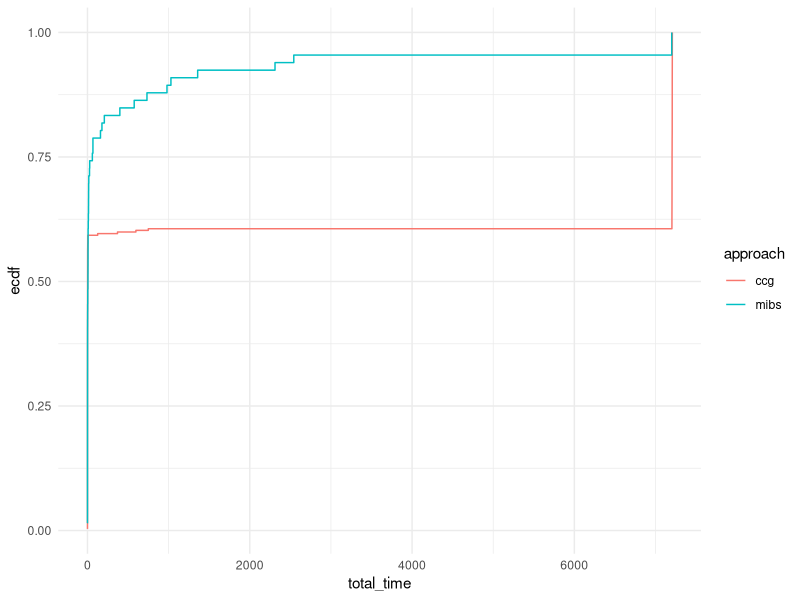
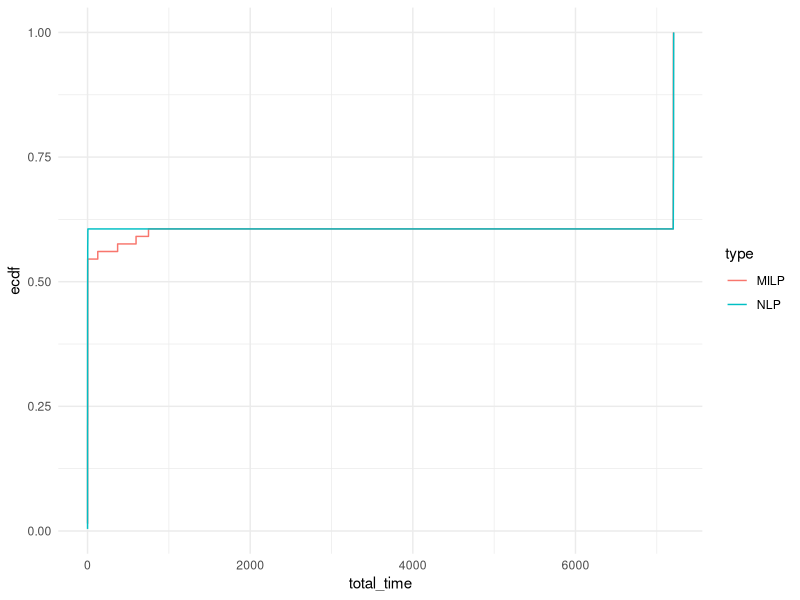
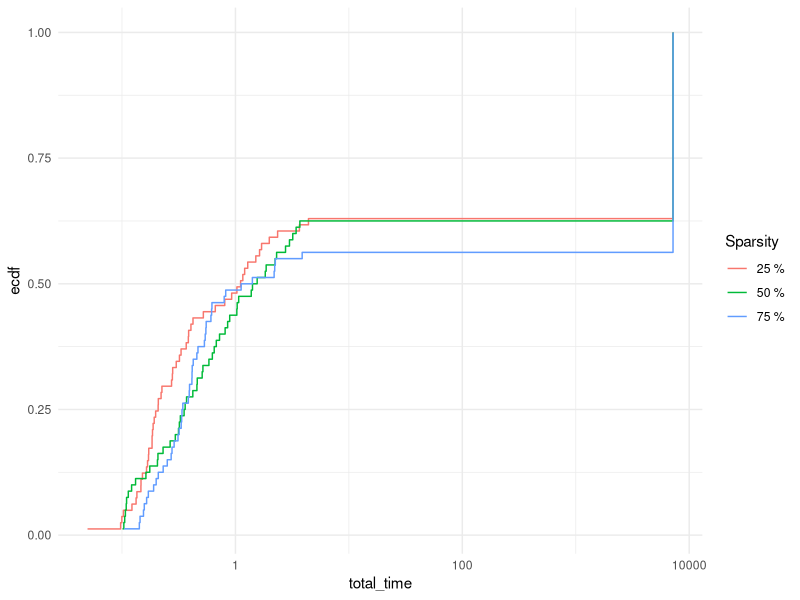
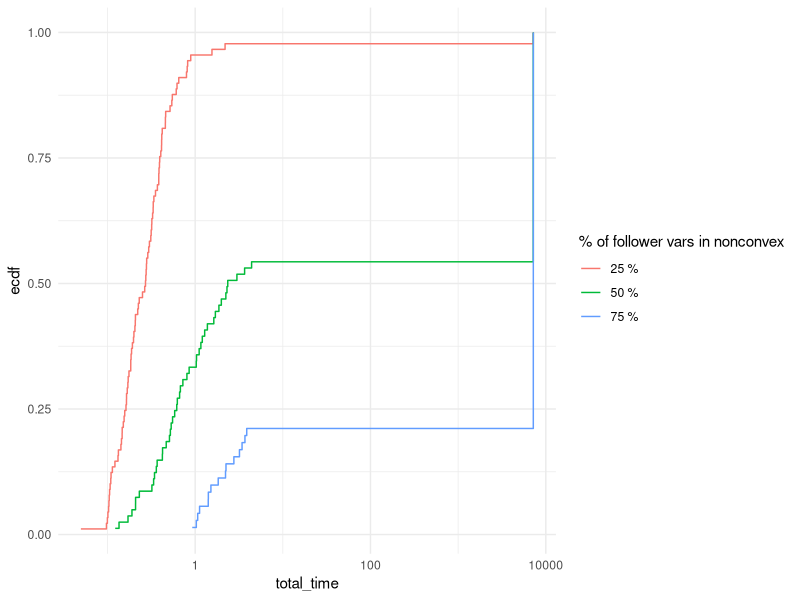
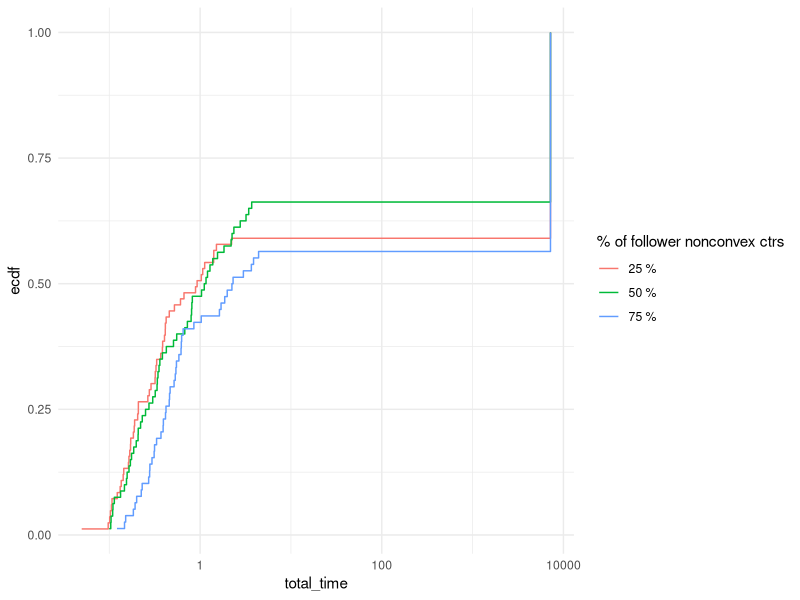

Source code (R) for these figures, in order:
## ---- chunk 1
library(rmarkdown)
library(kableExtra)
library(ggplot2)
library(stringr)
suppressPackageStartupMessages(library(dplyr))
## ---- chunk 2
results = read.table("./results_ccg.csv", header = FALSE, sep = ',')
colnames(results) <- c("tag", "instance", "n_leader_vars", "n_leader_ctrs", "n_follower_vars", "n_follower_ctrs", "n_uncertainty_vars", "n_uncertainty_ctrs", "n_second_stage_vars", "n_second_stage_ctrs", "total_time", "master_time", "exact_follower_time", "penalized_follower_time", "best_bound", "best_obj", "n_inner_iterations", "n_outer_iterations", "repeated_scenario", "feasible_found", "blank")
results = results %>% mutate(type = ifelse(grepl("milp", instance, ignore.case = TRUE), "MILP", "NLP"))
results$tag = NULL
results$blank = NULL
results$gap_percent = (results$best_obj - results$best_bound) / results$best_obj * 100
results$approach = "ccg"
## ---- chunk 3
paged_table(results)
## ---- chunk 4
results_mibs = read.table("./results_mibs.csv", header = FALSE, sep = ',')
colnames(results_mibs) <- c("instance", "total_time", "best_obj", "log_file")
results_mibs$approach = "mibs"
## ---- chunk 5
# Solved instances
solved_summary <- results %>%
  filter(total_time < 7200) %>%
  group_by(type, n_leader_vars, n_leader_ctrs, n_follower_vars, n_follower_ctrs) %>%
  summarise(
    solved_avg_total_time = mean(total_time),
    solved_avg_master_time = mean(master_time),
    solved_avg_exact_follower_time = mean(exact_follower_time),
    solved_avg_penalized_follower_time = mean(exact_follower_time),
    solved_avg_n_inner_iterations = mean(n_inner_iterations),
    solved_avg_n_outer_iterations = mean(n_outer_iterations),
    solved_avg_gap = mean(gap_percent),
    solved_count = n(),
    .groups = "drop"
  )

# Failed instances
failed_summary <- results %>%
  filter(repeated_scenario == 1) %>%
  group_by(type, n_leader_vars, n_leader_ctrs, n_follower_vars, n_follower_ctrs) %>%
  summarise(
    failed_avg_total_time = mean(total_time),
    failed_avg_n_inner_iterations = mean(n_inner_iterations),
    failed_avg_n_outer_iterations = mean(n_outer_iterations),
    failed_avg_gap = mean(gap_percent),
    failed_count = n(),
    .groups = "drop"
  )

# Unsolved instances
unsolved_summary <- results %>%
  filter(!(total_time < 7200) & !(repeated_scenario == 1)) %>%
  group_by(type, n_leader_vars, n_leader_ctrs, n_follower_vars, n_follower_ctrs) %>%
  summarise(
    unsolved_avg_n_inner_iterations = mean(n_inner_iterations),
    unsolved_avg_n_outer_iterations = mean(n_outer_iterations),
    unsolved_avg_gap = mean(gap_percent),
    unsolved_count = n(),
    .groups = "drop"
  )

# Merge summaries
final_summary <- full_join(solved_summary, failed_summary, by = c("type", "n_leader_vars", "n_leader_ctrs", "n_follower_vars", "n_follower_ctrs")) %>%
  full_join(unsolved_summary, by = c("type", "n_leader_vars", "n_leader_ctrs", "n_follower_vars", "n_follower_ctrs")) %>%
  arrange(type, n_leader_vars, n_leader_ctrs, n_follower_vars, n_follower_ctrs)


# Replace NAs with 0 for counts
#final_summary[is.na(final_summary)] <- "-"

options(knitr.kable.NA = '--')

# Print the final summary
kable(final_summary, 
      format = "html",
      col.names = c("Type", "N. Var.", "N. Ctr.", "N. Var.", "N. Ctr.", "Total", "Master", "Exact F.", "Penalized F.", "Inner", "Outer", "Gap (%)", "Count", "Total", "Inner", "Outer", "Gap (%)", "Count", "Inner", "Outer", "Gap (%)", "Count"),
      digits = c(matrix(0, ncol = 5), matrix(2, ncol = 7), 0, matrix(2, ncol = 4), 0, matrix(2, ncol = 3), 0)) %>%
  kable_classic(full_width = F, html_font = "Cambria") %>%
  add_header_above(c(" ", "Leader" = 2, "Follower" = 2, "Time" = 4, "Iterations" = 2, " " = 2, "Time", "Iterations" = 2, " " = 2, "Iterations" = 2, " " = 2)) %>%
  add_header_above(c("Instance" = 5, "Solved" = 8, "Failed" = 5, "Unsolved" = 4))

## ---- chunk 6
results_milp = rbind(
  results[,c("instance", "approach", "total_time", "best_obj")],
  results_mibs[,c("instance", "approach", "total_time", "best_obj")]
)
## ---- chunk 7
ggplot(results_milp, aes(x = total_time, col = approach)) + 
  stat_ecdf(pad = FALSE) +
  coord_cartesian(xlim = c(0,7200)) +
  theme_minimal()
## ---- chunk 8
ggplot(results[results$repeated_scenario == 0,], aes(x = total_time, col = type)) + 
  stat_ecdf(pad = FALSE) +
  coord_cartesian(xlim = c(0,7200)) +
  theme_minimal()
## ---- chunk 9
nlp_results = results[results$type == "NLP",]

matches = str_match(nlp_results$instance, "_p(\\d+)_k(\\d+)_s(\\d+)\\.")

# Extract the parameters from the matches
nlp_results$param_p <- as.integer(matches[, 2])
nlp_results$param_k <- as.integer(matches[, 3])
nlp_results$param_s <- as.integer(matches[, 4])
## ---- chunk 10
ggplot(nlp_results[nlp_results$repeated_scenario == 0,], aes(x = total_time, col = paste0(param_s, " %"))) + 
  stat_ecdf(pad = FALSE) +
  # coord_cartesian(xlim = c(0,7200)) +
  scale_x_log10() +
  theme_minimal() +
  labs(color = "Sparsity")
## ---- chunk 11
ggplot(nlp_results[nlp_results$repeated_scenario == 0,], aes(x = total_time, col = paste0(param_p, " %"))) + 
  stat_ecdf(pad = FALSE) +
  # coord_cartesian(xlim = c(0,7200)) +
  scale_x_log10() +
  theme_minimal() +
  labs(color = "% of follower vars in nonconvex")
## ---- chunk 12
ggplot(nlp_results[nlp_results$repeated_scenario == 0,], aes(x = total_time, col = paste0(param_k, " %"))) + 
  stat_ecdf(pad = FALSE) +
  # coord_cartesian(xlim = c(0,7200)) +
  scale_x_log10() +
  theme_minimal() +
  labs(color = "% of follower nonconvex ctrs")
